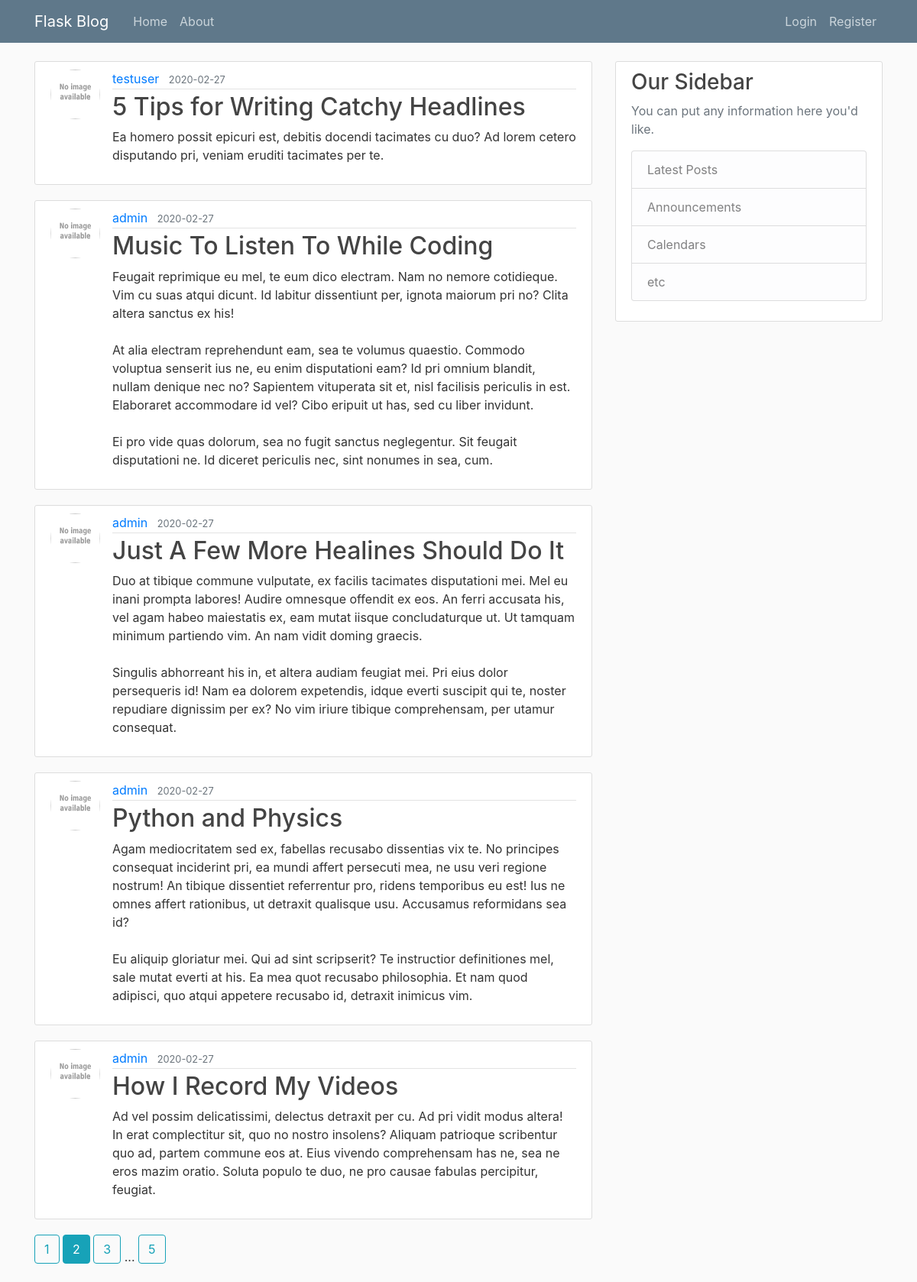
The page /home?page=2 on the database its author committed.
### flaskblog/models.py (models this page shows, shortened)
class Post(db.Model):
    id = db.Column(db.Integer, primary_key=True)
    title = db.Column(db.String(100), nullable=False)
    date_posted = db.Column(db.DateTime, nullable=False, default=datetime.utcnow)
    content = db.Column(db.Text, nullable=False)
    user_id = db.Column(db.Integer, db.ForeignKey('user.id'), nullable=False)

class User(db.Model, UserMixin):
    id = db.Column(db.Integer, primary_key=True)
    username = db.Column(db.String(20), unique=True, nullable=False)
    email = db.Column(db.String(120), unique=True, nullable=False)
    image_file = db.Column(db.String(20), nullable=False, default='default.jpg')
    password = db.Column(db.String(60), nullable=False)
    posts = db.relationship('Post', backref='author', lazy=True)

### flaskblog/main/routes.py (the view)
@main.route('/')
@main.route('/home')
def home():
    page = request.args.get('page', 1, type=int)
    posts = Post.query.order_by(Post.date_posted.desc()).paginate(page=page, per_page=5)
    return render_template('home.html', posts=posts)

### flaskblog/templates/home.html
{% extends 'layout.html' %}
{% block content %}
    {% for post in posts.items %}
        <article class="media content-section">
            <img src="{{ url_for('static', filename='profile_pics/' + post.author.image_file) }}" alt="" class="rounded-circle article-img">
            <div class="media-body">
            <div class="article-metadata">
                <a class="mr-2" href="{{ url_for('users.user_posts', username=post.author.username) }}">{{ post.author.username }}</a>
                <small class="text-muted">{{ post.date_posted.strftime('%Y-%m-%d') }}</small>
            </div>
            <h2><a class="article-title" href="{{ url_for('posts.post', post_id=post.id) }}">{{ post.title }}</a></h2>
            <p class="article-content">{{ post.content }}</p>
            </div>
        </article>
    {% endfor %}
    {% for page_num in posts.iter_pages(left_edge=1, right_edge=1, left_current=1, right_current=2) %}
        {% if page_num %}
            {% if posts.page == page_num %}
                <a class="btn btn-info mb-4" href="{{ url_for('main.home', page=page_num) }}">{{ page_num }}</a>
            {% else %}
                <a class="btn btn-outline-info mb-4" href="{{ url_for('main.home', page=page_num) }}">{{ page_num }}</a>
            {% endif %}
        {% else %}
            ...
        {% endif %}
    {% endfor %}
{% endblock content %}

### flaskblog/static/main.css (style rules this page uses)
body { background: #fafafa; color: #333333; margin-top: 5rem; }
h1, h2, h3, h4, h5, h6 { color: #444444; }
.content-section { background: #ffffff; padding: 10px 20px; border: 1px solid #dddddd; border-radius: 3px; margin-bottom: 20px; }
.article-title { color: #444444; }
.article-content { white-space: pre-line; }
.article-img { height: 65px; width: 65px; margin-right: 16px; }
.article-metadata { padding-bottom: 1px; margin-bottom: 4px; border-bottom: 1px solid #e3e3e3 }

### rows shown on the page
Post: image_file (placeholder picture), author.username "testuser", date_posted "2020-02-27", title "5 Tips for Writing Catchy Headlines", content "Ea homero possit epicuri est, debitis docendi tacimates cu duo? Ad lorem cetero disputando pri, veniam eruditi tacimates per te."
Post: image_file (placeholder picture), author.username "admin", date_posted "2020-02-27", title "Music To Listen To While Coding", content "Feugait reprimique eu mel, te eum dico electram. Nam no nemore cotidieque. Vim cu suas atqui dicunt. Id labitur dissentiunt per, ignota maiorum pri no? Clita altera sanctus ex his! At alia electram reprehendunt eam, sea te volumus quaestio. Commodo voluptua senserit ius ne, eu enim disputationi eam? Id pri omnium blandit, nullam denique nec no? Sapientem vituperata sit et, nisl facilisis periculis in est. Elaboraret accommodare id vel? Cibo eripuit ut has, sed cu liber invidunt. Ei pro vide quas dolorum, sea no fugit sanctus neglegentur. Sit feugait disputationi ne. Id diceret periculis nec, sint nonumes in sea, cum."
Post: image_file (placeholder picture), author.username "admin", date_posted "2020-02-27", title "Just A Few More Healines Should Do It", content "Duo at tibique commune vulputate, ex facilis tacimates disputationi mei. Mel eu inani prompta labores! Audire omnesque offendit ex eos. An ferri accusata his, vel agam habeo maiestatis ex, eam mutat iisque concludaturque ut. Ut tamquam minimum partiendo vim. An nam vidit doming graecis. Singulis abhorreant his in, et altera audiam feugiat mei. Pri eius dolor persequeris id! Nam ea dolorem expetendis, idque everti suscipit qui te, noster repudiare dignissim per ex? No vim iriure tibique comprehensam, per utamur consequat."
Post: image_file (placeholder picture), author.username "admin", date_posted "2020-02-27", title "Python and Physics", content "Agam mediocritatem sed ex, fabellas recusabo dissentias vix te. No principes consequat inciderint pri, ea mundi affert persecuti mea, ne usu veri regione nostrum! An tibique dissentiet referrentur pro, ridens temporibus eu est! Ius ne omnes affert rationibus, ut detraxit qualisque usu. Accusamus reformidans sea id? Eu aliquip gloriatur mei. Qui ad sint scripserit? Te instructior definitiones mel, sale mutat everti at his. Ea mea quot recusabo philosophia. Et nam quod adipisci, quo atqui appetere recusabo id, detraxit inimicus vim."
Post: image_file (placeholder picture), author.username "admin", date_posted "2020-02-27", title "How I Record My Videos", content "Ad vel possim delicatissimi, delectus detraxit per cu. Ad pri vidit modus altera! In erat complectitur sit, quo no nostro insolens? Aliquam patrioque scribentur quo ad, partem commune eos at. Eius vivendo comprehensam has ne, sea ne eros mazim oratio. Soluta populo te duo, ne pro causae fabulas percipitur, feugiat."

### other values the page prints
{{ page_num }} "1" "3" "5"
{{ page_num }} "2"
